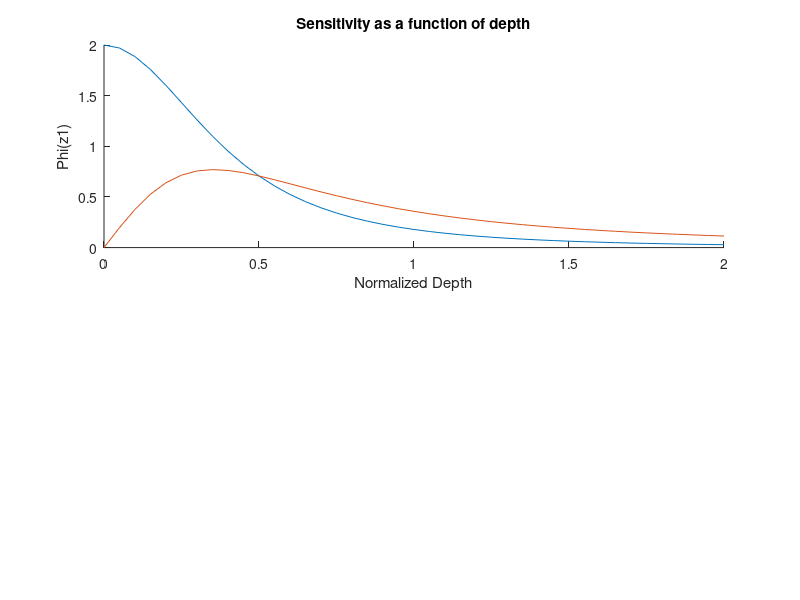

MATLAB code for this plot: (Note: this script raises an error after producing the figure.)
clear all
close all

%% Device parameters (VCP)
%Coil spacing [m]
s1=1;
s2=2;

%% Layer properties
%Top layer
cond1=5e-5; %[S/m]

%Thin layer TL
DepthTL=0.5; %[m]
cond2=20e-3; %[S/m]

% Towards phi
Depth=0:0.05:2; %[m]
z1=Depth/s1; %normalized Depth by Coil spacing
z2=Depth/s2;

%for coil spacing 1 PRP
%phi is the sensitivity
%R is the relative contribution to Hs from all material below z1
Phiz1P=2./(4*z1.^2+1).^(3/2); 
Rz1P=2*z1./(4*z1.^2+1).^(1/2);

%for coil spacing 1 HCP
Phiz1H=4*z1./(4*z1.^2+1).^(3/2); 
Rz1H=1-1./(sqrt(4*z1.^2+1));

%Representation of relative influence of current flow as a function of
%depth
figure
hold on
subplot(2,1,1)
hold on
plot(z1,Phiz1P,'-')
plot(z1,Phiz1H,'-')
xlabel('Normalized Depth')
ylabel('Phi(z1)')
title('Sensitivity as a function of depth')
h = legend ({"PRP"}, "HCP");
legend (h, "location", "northeast");
set (h, "fontsize", 20);


subplot(2,1,2)
hold on
plot(z1,Rz1P,'-')
plot(z1,Rz1H,'-')
xlabel('Normalized Depth')
ylabel('R(z1)')
title('Cumulutive response versus depth')
